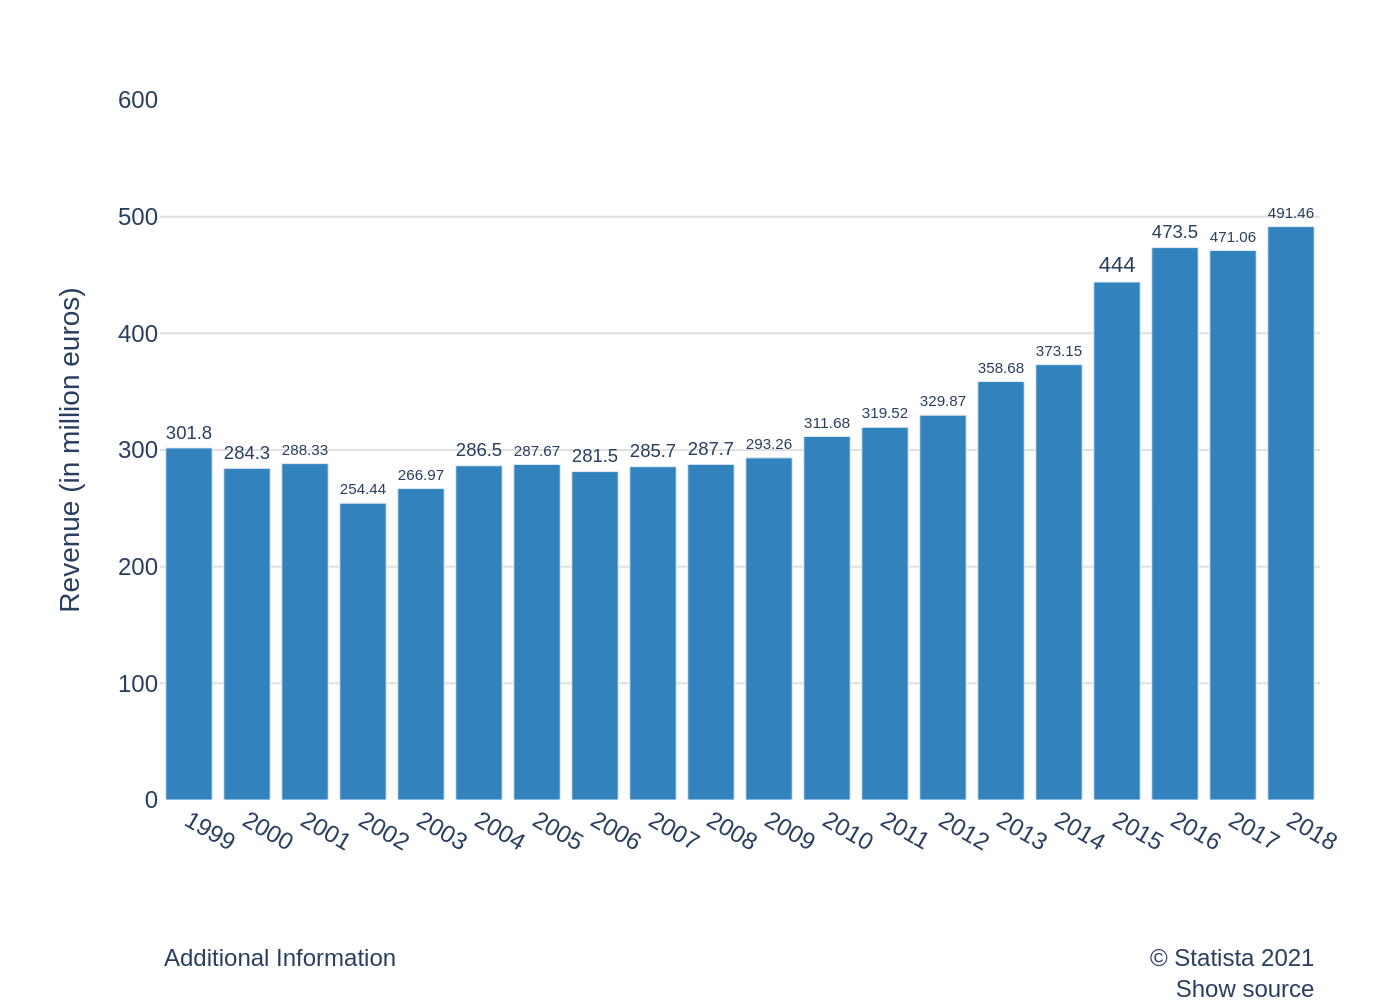

The script that drew this image:
import sys
import json
import plotly.graph_objects as go
import os

# Check if a file path is provided as a command-line argument
if len(sys.argv) != 2:
    print("Usage: python script.py <path_to_json_file>")
    sys.exit(1)

json_path = sys.argv[1]

# Check if the file exists
if not os.path.exists(json_path):
    print(f"Error: File not found at {json_path}")
    sys.exit(1)

# Read the JSON file
try:
    with open(json_path, 'r', encoding='utf-8') as f:
        chart_config = json.load(f)
except json.JSONDecodeError:
    print(f"Error: Invalid JSON format in {json_path}")
    sys.exit(1)

# Extract data and texts from the JSON structure
chart_data = chart_config.get('chart_data', [])
texts = chart_config.get('texts', {})
colors = chart_config.get('colors', [])

# Prepare data for Plotly
categories = [item['category'] for item in chart_data]
values = [item['value'] for item in chart_data]

# Create the figure
fig = go.Figure()

# Add the bar trace
fig.add_trace(go.Bar(
    x=categories,
    y=values,
    text=values,
    textposition='outside',
    marker_color=colors[0] if colors else None,
    cliponaxis=False # Allows text to be drawn outside the plot area
))

# Configure the layout
fig.update_layout(
    font=dict(family="Arial", size=12),
    plot_bgcolor='white',
    xaxis=dict(
        title_text=texts.get('x_axis_title'),
        showgrid=False,
        tickfont=dict(size=12)
    ),
    yaxis=dict(
        title_text=texts.get('y_axis_title'),
        range=[0, 600],
        gridcolor='#e0e0e0',
        tickfont=dict(size=12)
    ),
    showlegend=False,
    margin=dict(l=80, r=40, t=50, b=100),
    annotations=[
        dict(
            text=texts.get('note'),
            showarrow=False,
            xref='paper', yref='paper',
            x=0, y=-0.2,
            xanchor='left', yanchor='top',
            align='left'
        ),
        dict(
            text=texts.get('source'),
            showarrow=False,
            xref='paper', yref='paper',
            x=1, y=-0.2,
            xanchor='right', yanchor='top',
            align='right'
        )
    ]
)

# Update text aesthetics
fig.update_traces(textfont_size=11, textangle=0)

# Define output filename from the input JSON path
base_filename = os.path.splitext(os.path.basename(json_path))[0]
output_filename = f"{base_filename}.png"

# Save the figure as a PNG image
fig.write_image(output_filename, scale=2)

print(f"Chart saved to {output_filename}")
